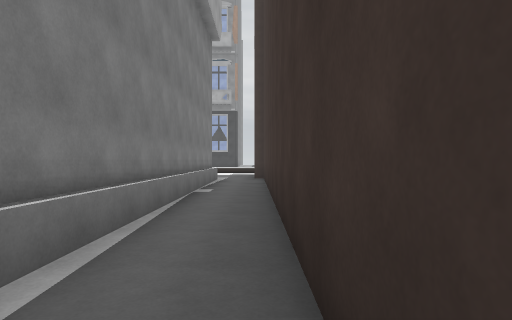
view 1 (above)

24 first-person views from a walk through a scene from a Unity 3-D project. The camera is 1.3 m above the floor, looks level and sees 75° across. The floor is counted in squares, 2 m on a side. Each view is taken from the middle of a square. On the plan, view 1 faces up. The plan holds only what a view shows up to about 10 squares ahead; the rest is blank. The place goes on beyond the plan. The player is left out. Surface patterns are stand-ins for the level's own textures.

view 2
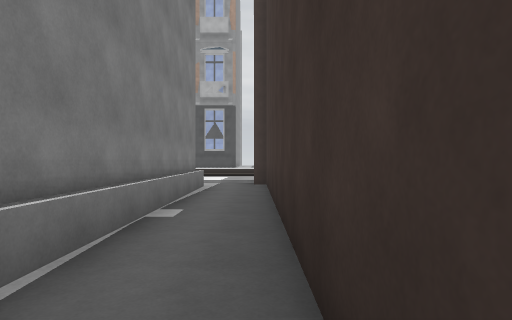

view 3
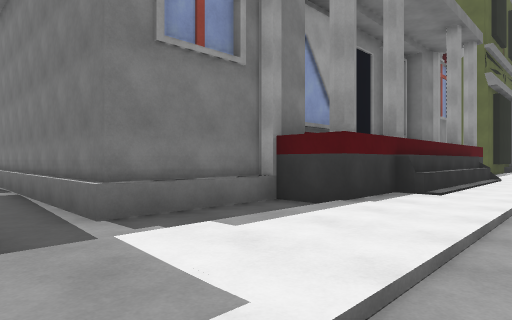

view 4
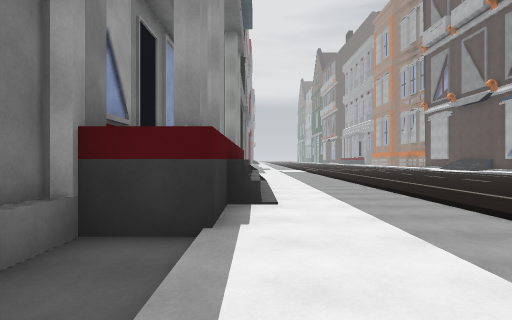

view 5
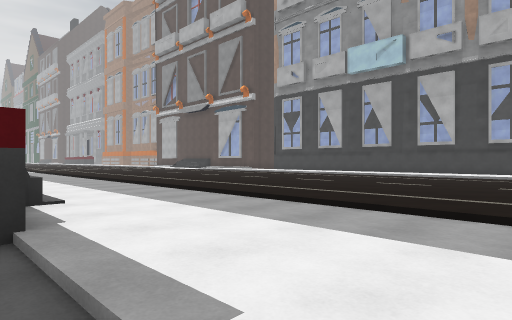

view 6
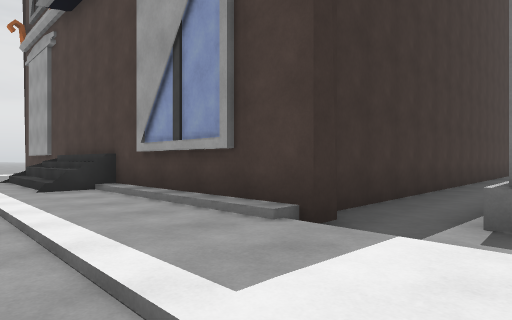

view 7
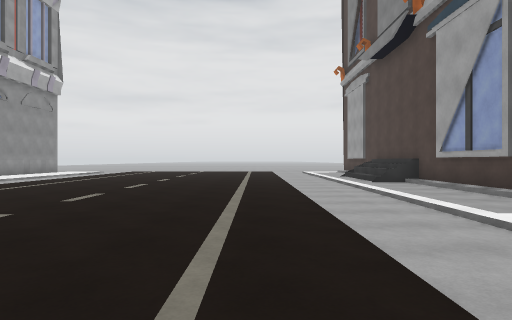

view 8
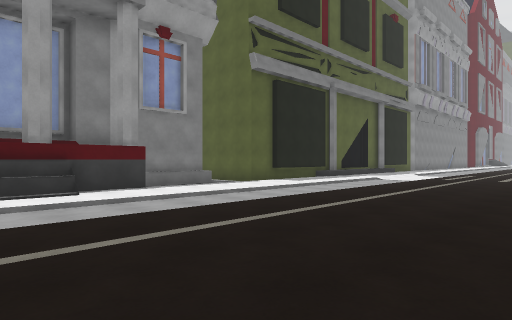

view 9
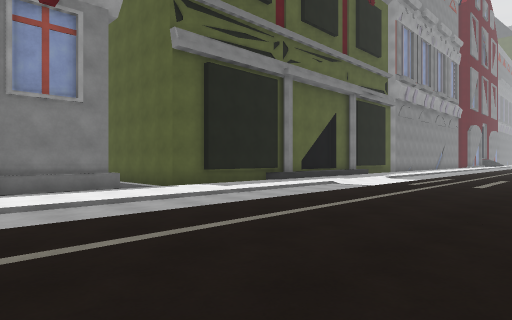

view 10
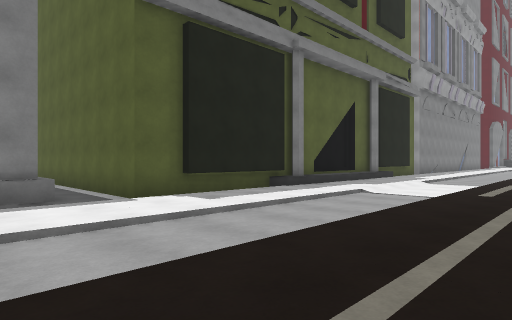

view 11
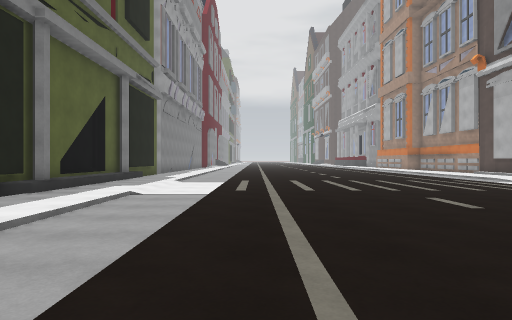

view 12
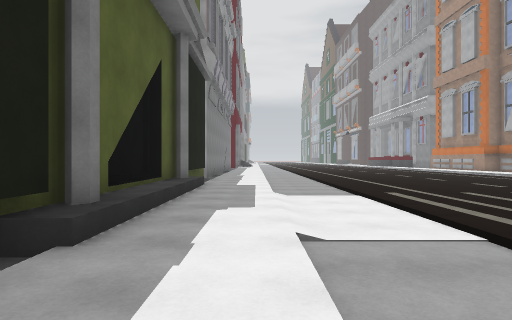

view 13
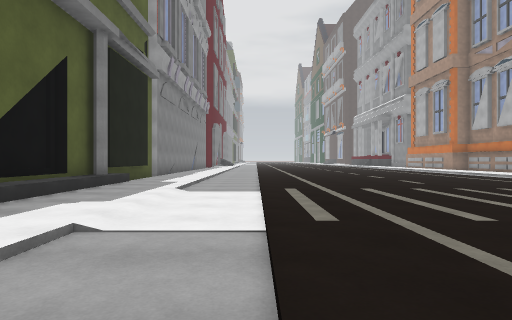

view 14
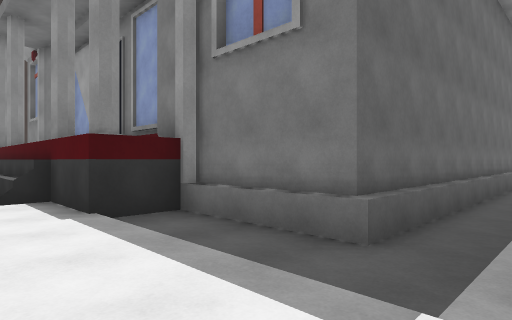

view 15
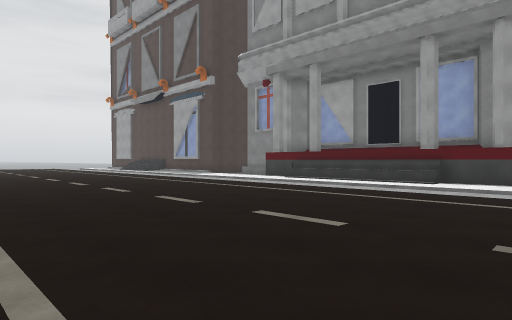

view 16
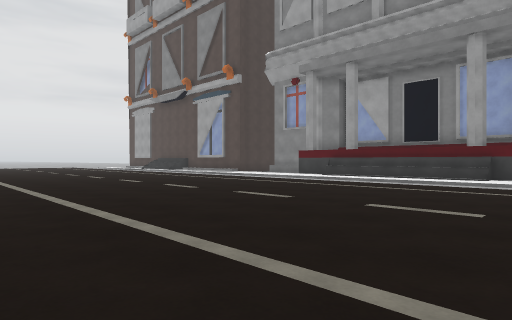

view 17
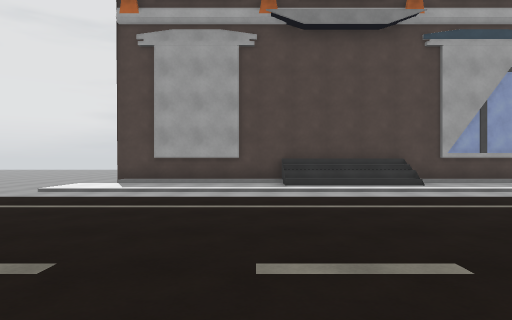

view 18
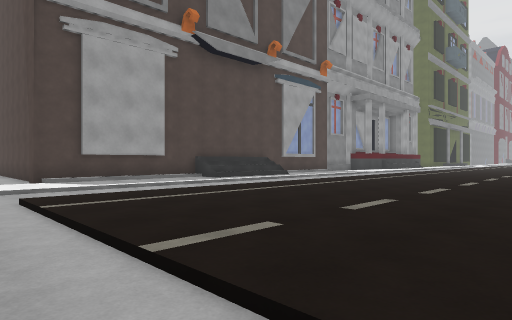

view 19
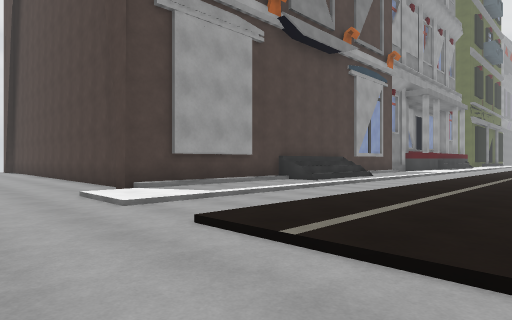

view 20
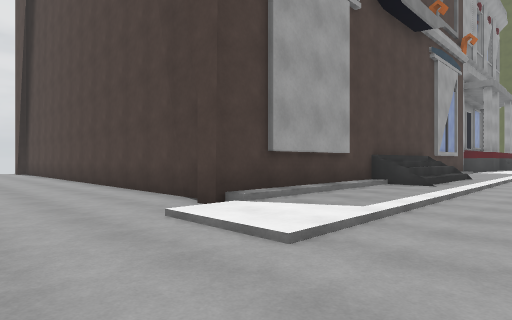

view 21
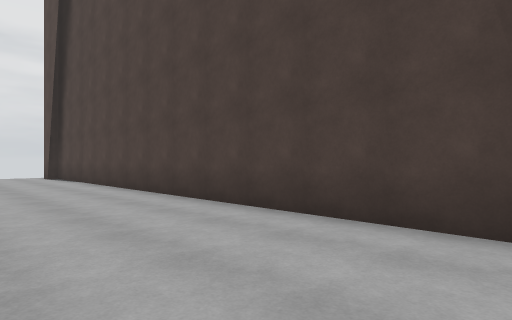

view 22
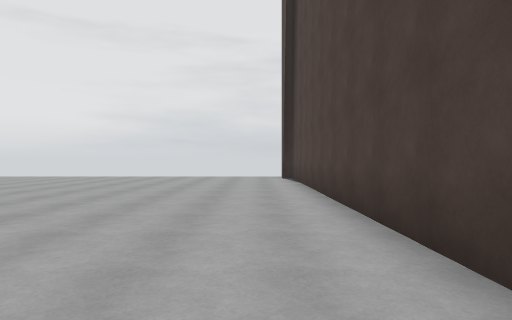

view 23
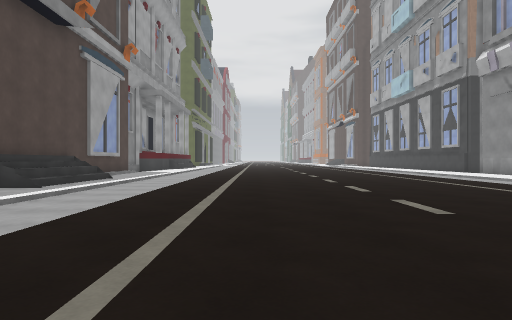

view 24
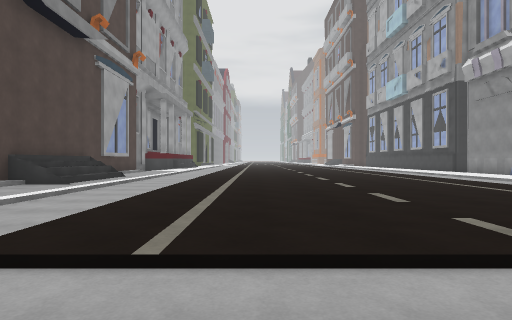

### Floor plan
Key: @ floor where view 1 was taken; # wall or solid block; . main floor; - floor 0.25 m lower than the main floor; / step, stairs or slope; B building.
Columns run from 28 left of view 1 to 16 right of it. Each row starts with its distance up from view 1.
 25                                  ---
 24     //         /////            /////
 23 ..  ...       ............     ........
 22 ... .....     .............. ............./-
 21 ..........    ............................/-
 20 ........................................../-
 19 ........................................../--
 18 ........................................../--
 17 ........................................../--
 16 ///////////////////////////////////////////--
 15 ---------------------------------------------
 14 .................................////...../--
 13 .................BBBBBB..........////...../--
 12 ####/#######----BBBBBBBBB---##############---
 11    ###     #-BBBBBBBBBBBBBB--#          #----
 10            #-B            B--#          #----
  9            #-B            B--#          #----
  8            #-B            B--#          #----
  7            #-B            B--#          #----
  6             -B            B--#          #----
  5             -B            B--#          #----
  4              B            B--#          #----
  3              B            B--#          #----
  2              B            B--#          #----
  1                            --#          #----
  0                             @#          #----

Positions as (right, up) in squares from view 1, and headings:
1: (0, 0), facing up
2: (0, 3), facing up
3: (0, 15), facing down-left
4: (-1, 13), facing left
5: (-1, 12), facing up-left
6: (-2, 15), facing down-right
7: (-5, 17), facing right
8: (-9, 20), facing down-left
9: (-12, 20), facing down-left
10: (-14, 18), facing down-left
11: (-14, 17), facing left
12: (-18, 14), facing left
13: (-18, 16), facing left
14: (-17, 14), facing down-right
15: (-14, 23), facing down-right
16: (-13, 24), facing down-right
17: (9, 22), facing down
18: (15, 22), facing down-left
19: (16, 19), facing down-left
20: (16, 16), facing down-left
21: (16, 11), facing down-left
22: (14, 10), facing down
23: (15, 18), facing left
24: (16, 18), facing left
